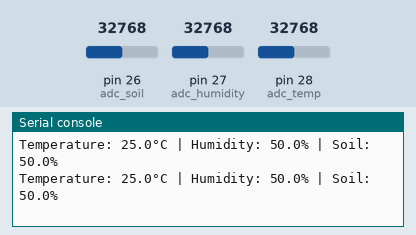
The program below on a simulated MicroPython board. Shown: the last lines printed to the serial console. Inputs (shaded band) come from the test bench; at power-on: pin 28 (adc_temp) = 32768, pin 26 (adc_soil) = 32768, pin 27 (adc_humidity) = 32768 (analog values on the 0–65535 scale).

Above: at 3.4 s.
3.5 s: pin 28 (adc_temp) set to 64416
At 4.8 s:
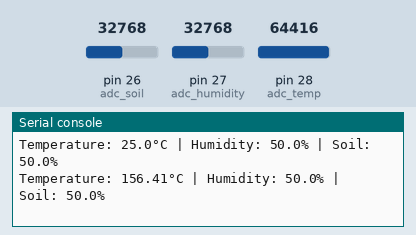
5.0 s: pin 28 (adc_temp) set to 65535
At 5.8 s:
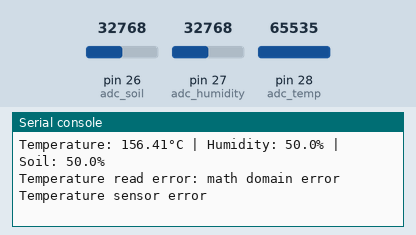

Measured:
- the behaviour switches between 65520 and 65535 on pin 28 (adc_temp) (found by bisection; images 1 and 2)
- after the input at 3.5 s, the serial console: prints a new line after 0.50 s (image 1)
- after the input at 5.0 s, the serial console: prints a new line at once (image 2)

The program:

read_sensors.py
```python
import machine
import time
import math

# === CONFIGURATION ===
# Thermistor parameters
THERMISTOR_PIN = 28  # ADC2
BETA = 3950          # Beta coefficient from datasheet
R0 = 10000           # Resistance at T0 (10kΩ at 25°C)
T0 = 25 + 273.15     # Reference temperature in Kelvin
VCC = 3.3            # Supply voltage
SERIES_RESISTOR = 10000  # Series resistor value

# Humidity (potentiometer for testing)
HUMIDITY_PIN = 27  # ADC1

# Soil moisture (potentiometer for testing)
SOIL_PIN = 26  # ADC0

# set ADC channels for sensors
adc_temp = machine.ADC(machine.Pin(THERMISTOR_PIN))
adc_humidity = machine.ADC(machine.Pin(HUMIDITY_PIN))
adc_soil = machine.ADC(machine.Pin(SOIL_PIN))


# === SENSOR FUNCTIONS ===
def read_temperature():
    """
    Reads the thermistor ADC value and converts it to temperature in °C.
    """
    try:
        adc_value = adc_temp.read_u16()
        voltage = (adc_value / 65535) * VCC

        if voltage <= 0:
            return None  # avoid division by zero
        resistance = SERIES_RESISTOR * (VCC / voltage - 1)

        temperature_k = 1 / ((1 / BETA) * math.log(resistance / R0) + (1 / T0))
        temperature_c = temperature_k - 273.15

        return round(temperature_c, 2)
    except Exception as e:
        print("Temperature read error:", e)
        return None  # math domain error if invalid reading


def read_humidity():
    """
    Reads humidity from a potentiometer (0–3.3V) and converts to percentage.
    """
    adc_value = adc_humidity.read_u16()
    humidity_percent = (adc_value / 65535) * 100
    return round(humidity_percent, 1)


def read_soil_moisture():
    """
    Reads soil moisture from a potentiometer (0–3.3V) and converts to percentage.
    """
    adc_value = adc_soil.read_u16()
    soil_percent = (adc_value / 65535) * 100
    return round(soil_percent, 1)


# === TEST LOOP ===
if __name__ == "__main__":
    while True:
        temp = read_temperature()
        humidity = read_humidity()
        soil = read_soil_moisture()

        if temp is not None:
            print(f"Temperature: {temp}°C | Humidity: {humidity}% | Soil: {soil}%")
        else:
            print("Temperature sensor error")

        time.sleep(1)
```
